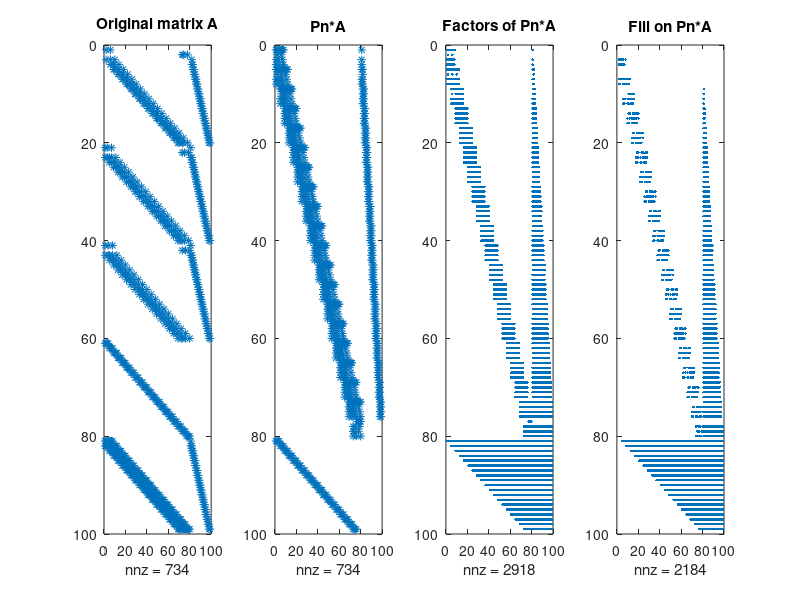

Write the MATLAB code that produced this figure.
close all;
clear all;

load hydcar20;

n = size(A,1);

subplot(1,4,1);
spy(A);
title('Original matrix A');
 
[L, U, Pn] = lu(A);
subplot(1,4,2)
spy(Pn*A);
title('Pn*A');

subplot(1,4,3)
ALU = L+U;
spy(ALU);
title('Factors of Pn*A')
fillin = nnz(ALU)-nnz(A)

% visualisation du fill
C = spones(Pn*A);
CLU = spones(ALU);
FILL = CLU-C;
subplot(1,4,4)
spy(FILL)
title('Fill on Pn*A')